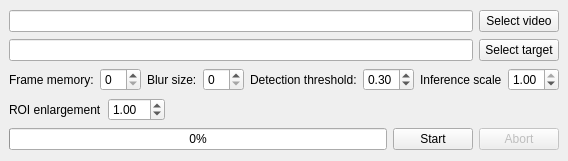
<?xml version="1.0" encoding="UTF-8"?>
<ui version="4.0">
 <class>MainWindow</class>
 <widget class="QMainWindow" name="MainWindow">
  <property name="geometry">
   <rect>
    <x>0</x>
    <y>0</y>
    <width>520</width>
    <height>161</height>
   </rect>
  </property>
  <property name="windowTitle">
   <string>DashcamCleaner</string>
  </property>
  <widget class="QWidget" name="centralwidget">
   <layout class="QVBoxLayout" name="verticalLayout">
    <item>
     <layout class="QHBoxLayout" name="horizontalLayout">
      <item>
       <widget class="QLineEdit" name="line_source">
        <property name="enabled">
         <bool>true</bool>
        </property>
        <property name="readOnly">
         <bool>true</bool>
        </property>
       </widget>
      </item>
      <item>
       <widget class="QPushButton" name="button_source">
        <property name="text">
         <string>Select video</string>
        </property>
       </widget>
      </item>
     </layout>
    </item>
    <item>
     <layout class="QHBoxLayout" name="horizontalLayout_2">
      <item>
       <widget class="QLineEdit" name="line_target">
        <property name="enabled">
         <bool>true</bool>
        </property>
        <property name="readOnly">
         <bool>true</bool>
        </property>
       </widget>
      </item>
      <item>
       <widget class="QPushButton" name="button_target">
        <property name="text">
         <string>Select target</string>
        </property>
       </widget>
      </item>
     </layout>
    </item>
    <item>
     <layout class="QHBoxLayout" name="horizontalLayout_3">
      <item>
       <widget class="QLabel" name="label_2">
        <property name="text">
         <string>Frame memory:</string>
        </property>
       </widget>
      </item>
      <item>
       <widget class="QSpinBox" name="spin_memory"/>
      </item>
      <item>
       <widget class="QLabel" name="label_3">
        <property name="text">
         <string>Blur size:</string>
        </property>
       </widget>
      </item>
      <item>
       <widget class="QSpinBox" name="spin_blur"/>
      </item>
      <item>
       <widget class="QLabel" name="label_5">
        <property name="text">
         <string>Detection threshold:</string>
        </property>
       </widget>
      </item>
      <item>
       <widget class="QDoubleSpinBox" name="double_spin_threshold">
        <property name="maximum">
         <double>1.000000000000000</double>
        </property>
        <property name="singleStep">
         <double>0.050000000000000</double>
        </property>
        <property name="value">
         <double>0.300000000000000</double>
        </property>
       </widget>
      </item>
      <item>
       <widget class="QLabel" name="label_4">
        <property name="text">
         <string>Inference scale</string>
        </property>
       </widget>
      </item>
      <item>
       <widget class="QDoubleSpinBox" name="double_spin_size">
        <property name="maximum">
         <double>1.000000000000000</double>
        </property>
        <property name="singleStep">
         <double>0.010000000000000</double>
        </property>
        <property name="value">
         <double>1.000000000000000</double>
        </property>
       </widget>
      </item>
     </layout>
    </item>
    <item>
     <layout class="QHBoxLayout" name="horizontalLayout_4">
      <item>
       <widget class="QLabel" name="label_6">
        <property name="text">
         <string>ROI enlargement</string>
        </property>
       </widget>
      </item>
      <item>
       <widget class="QDoubleSpinBox" name="double_spin_roimulti">
        <property name="minimum">
         <double>0.800000000000000</double>
        </property>
        <property name="maximum">
         <double>10.000000000000000</double>
        </property>
        <property name="singleStep">
         <double>0.050000000000000</double>
        </property>
        <property name="value">
         <double>1.000000000000000</double>
        </property>
       </widget>
      </item>
      <item>
       <spacer name="horizontalSpacer">
        <property name="orientation">
         <enum>Qt::Horizontal</enum>
        </property>
        <property name="sizeHint" stdset="0">
         <size>
          <width>40</width>
          <height>20</height>
         </size>
        </property>
       </spacer>
      </item>
     </layout>
    </item>
    <item>
     <layout class="QHBoxLayout" name="horizontalLayout_5">
      <item>
       <widget class="QProgressBar" name="progress">
        <property name="enabled">
         <bool>true</bool>
        </property>
        <property name="value">
         <number>0</number>
        </property>
       </widget>
      </item>
      <item>
       <widget class="QPushButton" name="button_start">
        <property name="text">
         <string>Start</string>
        </property>
       </widget>
      </item>
      <item>
       <widget class="QPushButton" name="button_abort">
        <property name="enabled">
         <bool>false</bool>
        </property>
        <property name="text">
         <string>Abort</string>
        </property>
       </widget>
      </item>
     </layout>
    </item>
   </layout>
  </widget>
 </widget>
 <resources/>
 <connections/>
</ui>
